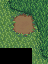

A level layout from a 2D game, rendered from its tile map. Below: a short description, then the map file with its tile-grid data intact:
An orthogonal 3x4 tile map with 16x16 px tiles, 1 tile layer (Back), 2 tilesets.

<map version="1.10" tiledversion="1.10.2" orientation="orthogonal" renderorder="right-down" compressionlevel="0" width="3" height="4" tilewidth="16" tileheight="16" infinite="0" nextlayerid="23" nextobjectid="187">
 <editorsettings>
  <export format="tmx" />
 </editorsettings>
 <tileset firstgid="1" name="spring_EastScarpe" tilewidth="16" tileheight="16" tilecount="682" columns="22">
  <image source="spring_EastScarpe.png" width="352" height="496" />
 </tileset>
 <tileset firstgid="683" name="spring_outdoorsTileSheet" tilewidth="16" tileheight="16" tilecount="1975" columns="25">
  <image source="spring_outdoorsTileSheet.png" width="400" height="1264" />
 </tileset>
 <layer id="1" name="Back" width="3" height="4">
  <data encoding="csv">
74,75,76,
96,97,98,
118,119,120,
0,0,1058
</data>
 </layer>
</map>
